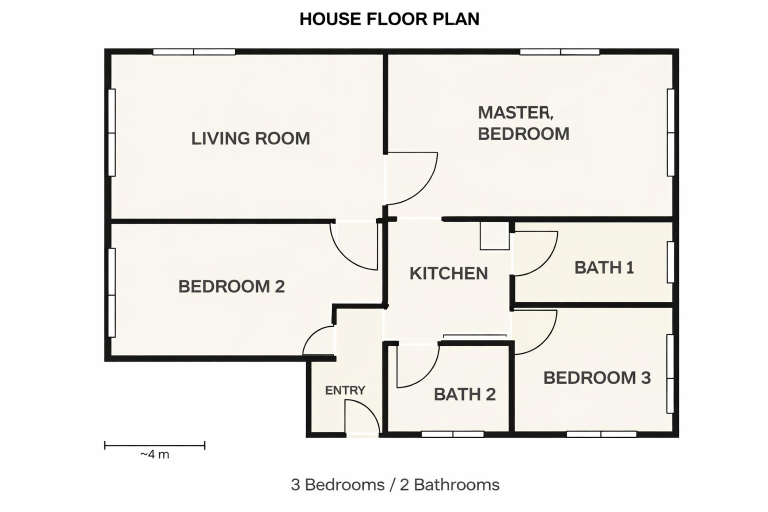
#> input picture stage1_parser/sample_inputs/plan_a.png, 1536 x 1024 px, found by its file name (shown at 1/2 size)
$ python floor_plan_parser.py
#> lines starting #> are read from the running program, lines starting #| are printed output that depends on the picture; after the words box and inside, x2 and y2 are one past the last pixel; in counts of white or black regions, pixels touching at a corner belong together
# ============================================================
# Stage 1: Floor Plan Parser + Auto Reconstructor
# Autonomous Structural Intelligence System — Hackathon 2026
# Supports: PNG, JPG, PDF, BMP (Paint/Paint3D files)
# ============================================================

import cv2
import numpy as np
import json
import matplotlib.pyplot as plt
import math
import os

# ── CONFIG ───────────────────────────────────────────────────
BASE_DIR       = r"C:\Users\kanha\OneDrive\Desktop\prompt-thon\wall-wise\stage1_parser"
FLOOR_HEIGHT_M = 3.0
SCALE_PX_PER_M = 100

# ── CANVAS SETTINGS FOR RECONSTRUCTION ───────────────────────
CANVAS_W  = 1000
CANVAS_H  = 800
PADDING   = 80

# ── COLOURS (BGR) ────────────────────────────────────────────
WHITE      = (255, 255, 255)
BLACK      = (15,  15,  15)
DARK_GRAY  = (60,  60,  60)
MID_GRAY   = (120, 120, 120)
DIM_COLOR  = (150, 150, 150)
AREA_COLOR = (170, 170, 170)
# ─────────────────────────────────────────────────────────────


# ╔══════════════════════════════════════════════════════════╗
# ║  SECTION 1 — FILE LOADING (supports multiple formats)   ║
# ╚══════════════════════════════════════════════════════════╝

def load_image_from_file(file_path):
    """
    Load image from any supported format:
    PNG, JPG, BMP (Paint/Paint3D), PDF (first page)
    Returns a BGR numpy array ready for OpenCV.
    """
    ext = os.path.splitext(file_path)[1].lower()

    if ext == ".pdf":
        return load_from_pdf(file_path)
    else:
        # PNG, JPG, BMP, GIF — all handled by OpenCV directly
        img = cv2.imread(file_path)
#> img is the input picture: shape (1024, 1536, 3); mean B, G, R 232.2, 235.7, 237.2
        if img is None:
            raise FileNotFoundError(
                f"\n[ERROR] Could not load: {file_path}"
                f"\nCheck the file exists and is not corrupted."
                f"\nWorking directory: {os.getcwd()}"
            )
        return img


# [21 lines left out: function load_from_pdf, not called in this run]


# ╔══════════════════════════════════════════════════════════╗
# ║  SECTION 2 — PARSING (image → coordinates)              ║
# ╚══════════════════════════════════════════════════════════╝

def load_and_preprocess(img):
    """
    Convert loaded image to clean binary.
    Accepts the image array directly (already loaded).
    """
    print(f"  Image size: {img.shape[1]}px wide x {img.shape[0]}px tall")
#|   Image size: 1536px wide x 1024px tall

    gray   = cv2.cvtColor(img, cv2.COLOR_BGR2GRAY)
    gray   = cv2.medianBlur(gray, 5)

    binary = cv2.adaptiveThreshold(
        gray, 255,
        cv2.ADAPTIVE_THRESH_GAUSSIAN_C,
        cv2.THRESH_BINARY_INV,
        blockSize=15,
        C=4
    )
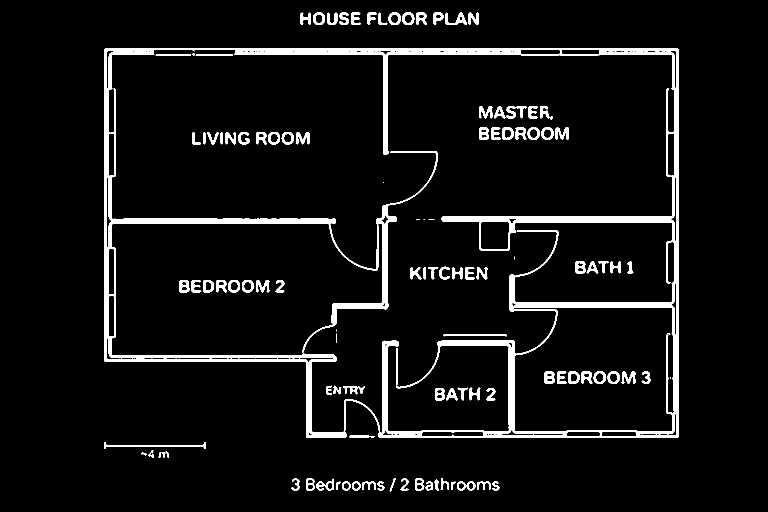
#> binary: shape (1024, 1536) (shown at 1/2 size); 6.2% white; 115 white regions (12 under 20 px), largest, box (x1, y1, x2, y2) and area: (208, 96, 1358, 876) 66981, (604, 303, 876, 706) 4844, (208, 884, 411, 898) 687

    kernel  = np.ones((5, 5), np.uint8)
    cleaned = cv2.morphologyEx(binary, cv2.MORPH_CLOSE, kernel)
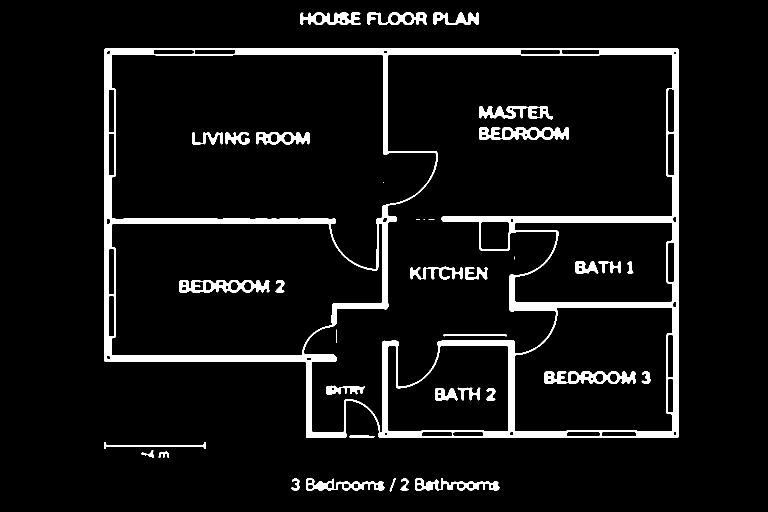
#> cleaned: shape (1024, 1536) (shown at 1/2 size); 6.7% white; 38 white regions (5 under 20 px), largest, box (x1, y1, x2, y2) and area: (208, 96, 1358, 876) 76672, (1089, 742, 1271, 768) 2635, (958, 254, 1138, 280) 2634

    return cleaned


def detect_walls(binary_img):
    lines = cv2.HoughLinesP(
        binary_img,
        rho=1,
        theta=np.pi / 180,
        threshold=80,
        minLineLength=130,
        maxLineGap=5
    )
#> lines = 155 rows, first 6: [209, 98, 1356, 98], [210, 97, 1355, 97], [221, 441, 670, 441], [221, 442, 670, 442], [469, 107, 1041, 107], [221, 444, 670, 444]
    if lines is None:
        print("  [WARNING] No walls detected")
        return []
    segments = []
    for line in lines:
        x1, y1, x2, y2 = line[0]
        segments.append({
            "x1": int(x1), "y1": int(y1),
            "x2": int(x2), "y2": int(y2)
        })
#> this loop made 155 passes
#> (the rest of the program and of its run is left out)
